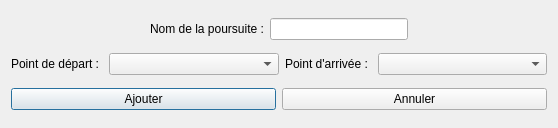
<?xml version="1.0" encoding="UTF-8"?>
<ui version="4.0">
 <class>DialogAjouterPoursuite</class>
 <widget class="QDialog" name="DialogAjouterPoursuite">
  <property name="geometry">
   <rect>
    <x>0</x>
    <y>0</y>
    <width>558</width>
    <height>128</height>
   </rect>
  </property>
  <property name="windowTitle">
   <string>Ajouter une poursuite</string>
  </property>
  <property name="windowIcon">
   <iconset resource="ressources.qrc">
    <normaloff>:/Images/Images/Icone.png</normaloff>:/Images/Images/Icone.png</iconset>
  </property>
  <layout class="QVBoxLayout" name="verticalLayout">
   <item>
    <layout class="QHBoxLayout" name="horizontalLayout_3">
     <item>
      <spacer name="horizontalSpacer">
       <property name="orientation">
        <enum>Qt::Horizontal</enum>
       </property>
       <property name="sizeHint" stdset="0">
        <size>
         <width>40</width>
         <height>20</height>
        </size>
       </property>
      </spacer>
     </item>
     <item>
      <widget class="QLabel" name="labelNom">
       <property name="text">
        <string>Nom de la poursuite :</string>
       </property>
      </widget>
     </item>
     <item>
      <widget class="QLineEdit" name="lineEditNom"/>
     </item>
     <item>
      <spacer name="horizontalSpacer_2">
       <property name="orientation">
        <enum>Qt::Horizontal</enum>
       </property>
       <property name="sizeHint" stdset="0">
        <size>
         <width>40</width>
         <height>20</height>
        </size>
       </property>
      </spacer>
     </item>
    </layout>
   </item>
   <item>
    <layout class="QHBoxLayout" name="horizontalLayout_2">
     <item>
      <widget class="QLabel" name="labelDepart">
       <property name="text">
        <string>Point de départ : </string>
       </property>
      </widget>
     </item>
     <item>
      <widget class="QComboBox" name="comboBoxDepart">
       <property name="sizePolicy">
        <sizepolicy hsizetype="Expanding" vsizetype="Fixed">
         <horstretch>0</horstretch>
         <verstretch>0</verstretch>
        </sizepolicy>
       </property>
      </widget>
     </item>
     <item>
      <widget class="QLabel" name="labelArrivee">
       <property name="text">
        <string>Point d'arrivée : </string>
       </property>
      </widget>
     </item>
     <item>
      <widget class="QComboBox" name="comboBoxArrivee">
       <property name="sizePolicy">
        <sizepolicy hsizetype="Expanding" vsizetype="Fixed">
         <horstretch>0</horstretch>
         <verstretch>0</verstretch>
        </sizepolicy>
       </property>
      </widget>
     </item>
    </layout>
   </item>
   <item>
    <layout class="QHBoxLayout" name="horizontalLayout">
     <item>
      <widget class="QPushButton" name="pushButtonAjouter">
       <property name="text">
        <string>Ajouter</string>
       </property>
      </widget>
     </item>
     <item>
      <widget class="QPushButton" name="pushButtonAnnuler">
       <property name="text">
        <string>Annuler</string>
       </property>
      </widget>
     </item>
    </layout>
   </item>
  </layout>
 </widget>
 <resources>
  <include location="ressources.qrc"/>
 </resources>
 <connections/>
</ui>
